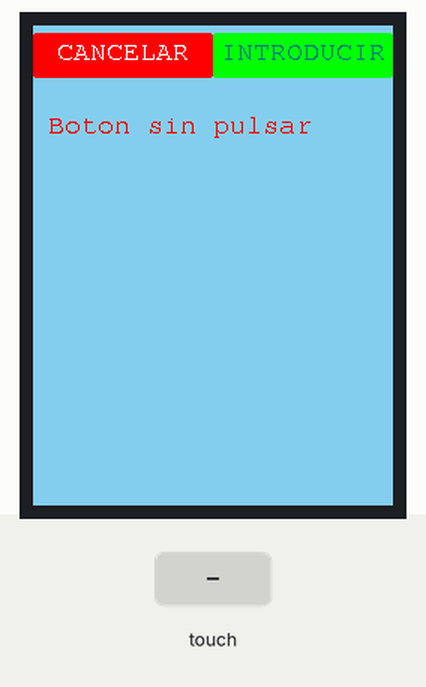
Recording of a program running on a simulated ESP8266 (NodeMCU). Shown: 240×320 colour display. The test bench sets the inputs (shaded band).

Above: at 1.4 s.
1.5 s: touch panel pressed at 13 % / 10 % of its raw x / y range
At 3.3 s:
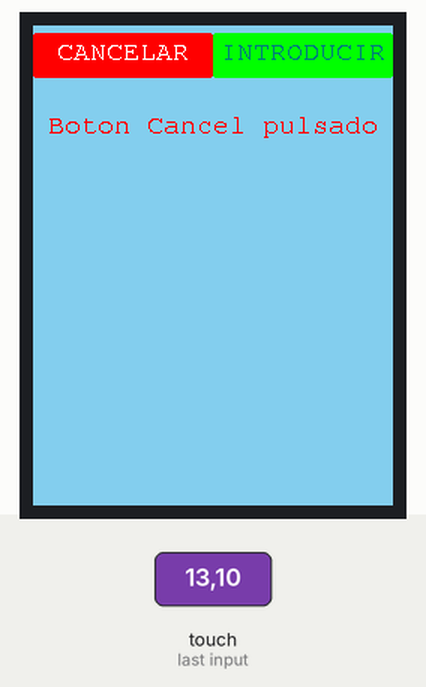
3.7 s: touch panel pressed at 62 % / 10 % of its raw x / y range
At 5.3 s:
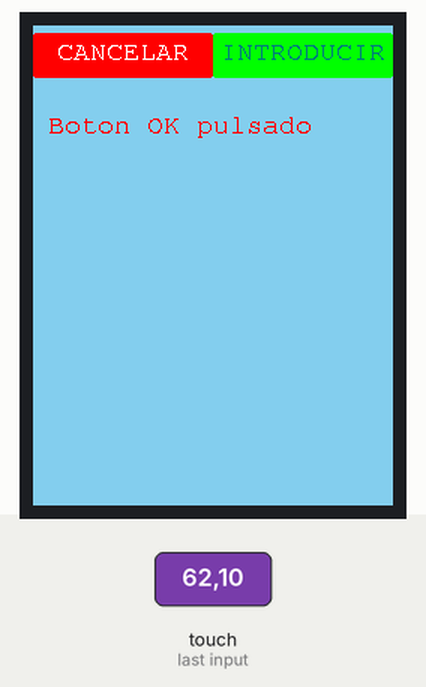
Timing chart, 0 to 6.8 s (numbered marks = the images above; inputs shaded):
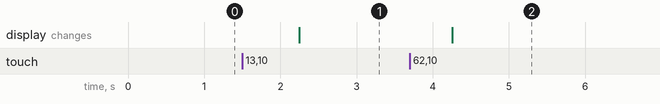

The program:

main.cpp
```cpp
#include "Arduino.h"

#include "Layout.h"

void touch_calibrate();

TFT_eSPI tft = TFT_eSPI();
Tactil tactil =  Tactil(&tft);
TftPrinter gui = TftPrinter(&tft);


Texto label = Texto(&gui, "", Color(TFT_RED));


Boton btnOK = Boton(&gui, Color(TFT_GREEN), Color(TFT_GREEN), Coordenada(120, 5), Coordenada(120, 30), Texto("INTRODUCIR", Color(TFT_DARKCYAN)), &tactil);
Boton btnCancel = Boton(&gui, Color(TFT_RED), Color(TFT_RED), Coordenada(0, 5), Coordenada(120, 30), Texto("CANCELAR", Color(TFT_WHITE)), &tactil);

Layout Imagen = Layout();


void setup(void) {

  //Serial.begin(115200);

  gui.initTFT();

  gui.LimpiarPantalla(Imagen.ColorFondo());

  Imagen.Update(1);
}

void loop() {

  tactil.estaPulsada();
  tactil.Notify();

  if(btnOK.estado == 1)
    {
        //Serial.println("btn.OK=1");
        //label.ColorFondo(BACKGROUND);
        label.Txt("Boton OK pulsado");
        label.ColorFondo(BACKGROUND);
        label.Imprimir(Coordenada(10,60), 1);
    }
    else if(btnCancel.estado == 1)
    {
        //Serial.println("btn.Cancel=1");
        //label.ColorFondo(BACKGROUND);
        label.Txt("Boton Cancel pulsado");
        label.ColorFondo(BACKGROUND);
        label.Imprimir(Coordenada(10,60), 1);
    }
    else if(btnCancel.estado == 0 && btnOK.estado == 0)
    {
        //Serial.println("btn.estado=0");
        label.Txt("Boton sin pulsar");
        label.ColorFondo(BACKGROUND);
        label.Imprimir(Coordenada(10,60), 1);
    }
    else
    {

    }

delay(1000);
}


void touch_calibrate()
{
  uint16_t calData[5];
  //uint8_t calDataOK = 0;

  // Calibrate
  tft.fillScreen(TFT_BLACK);
  tft.setCursor(20, 0);
  tft.setTextFont(2);
  tft.setTextSize(1);
  tft.setTextColor(TFT_WHITE, TFT_BLACK);

  tft.println("Touch corners as indicated");

  tft.setTextFont(1);
  tft.println();

  tft.calibrateTouch(calData, TFT_MAGENTA, TFT_BLACK, 15);

  Serial.println(); Serial.println();
  Serial.println("// Use this calibration code in setup():");
  Serial.print("  uint16_t calData[5] = ");
  Serial.print("{ ");

  for (uint8_t i = 0; i < 5; i++)
  {
    Serial.print(calData[i]);
    if (i < 4) Serial.print(", ");
  }

  Serial.println(" };");
  Serial.print("  tft.setTouch(calData);");
  Serial.println(); Serial.println();

  tft.fillScreen(TFT_BLACK);

  tft.setTextColor(TFT_GREEN, TFT_BLACK);
  tft.println("Calibration complete!");
  tft.println("Calibration code sent to Serial port.");

  delay(4000);
}
```

Boton.h
```cpp
#ifndef Boton_h
#define Boton_h

#include "Arduino.h"

#include "IBoton.h"

#include "Rectangulo.h"
#include "Tactil.h"
#include "TftPrinter.h"


class Boton : public IBoton {

  public:
    Boton(TftPrinter *ptrTft, Color fondo, Color borde, Coordenada posicion, Coordenada tamano, Texto texto, Tactil *subject);
    ~Boton();

    void setColorFondo(uint32_t color);
    void Dibujar();

    void Update(const String &message_from_subject, uint16_t coordX, uint16_t coordY);

    int estado = 0;//prueba de patron observer
    void Subscribirse(Tactil *subject);
    void Desubscribirse(Tactil *subject);

  private:
    TftPrinter *ptrTFT;

    Rectangulo forma;
    Rectangulo initForma();

    Coordenada CentrarTexto();

    uint8_t pulsado(uint16_t coordX, uint16_t coordY);

    String message_from_subject_;

};


#endif
```

Color.h
```cpp
#ifndef Color_h
#define Color_h


#include "Arduino.h"
#include "stdio.h"


class  Color {
public:
	Color(uint32_t color);
	Color();
	~Color();

	void aColor(uint32_t color);
	uint32_t aColor() const;


private:
	uint32_t mColor;
};
#endif
```

Coordenada.h
```cpp
#ifndef Coordenada_h
#define Coordenada_h

#include "Arduino.h"


class Coordenada {
    public:
        Coordenada();
        Coordenada(uint32_t x, uint32_t y);
        ~Coordenada();

        void X(uint32_t x);
        uint32_t X() const;

        void Y(uint32_t y);
        uint32_t Y() const;

    private:
        uint32_t mX;
        uint32_t mY;
};


#endif
```

Free_Fonts.h
```cpp
// Attach this header file to your sketch to use the GFX Free Fonts. You can write
// sketches without it, but it makes referencing them easier.

// This calls up ALL the fonts but they only get loaded if you actually
// use them in your sketch.
//
// No changes are needed to this header file unless new fonts are added to the
// library "Fonts/GFXFF" folder.
//
// To save a lot of typing long names, each font can easily be referenced in the
// sketch in three ways, either with:
//
//    1. Font file name with the & in front such as &FreeSansBoldOblique24pt7b
//       an example being:
//
//       tft.setFreeFont(&FreeSansBoldOblique24pt7b);
//
//    2. FF# where # is a number determined by looking at the list below
//       an example being:
//
//       tft.setFreeFont(FF32);
//
//    3. An abbreviation of the file name. Look at the list below to see
//       the abbreviations used, for example:
//
//       tft.setFreeFont(FSSBO24)
//
//       Where the letters mean:
//       F = Free font
//       M = Mono
//      SS = Sans Serif (double S to distinguish is form serif fonts)
//       S = Serif
//       B = Bold
//       O = Oblique (letter O not zero)
//       I = Italic
//       # =  point size, either 9, 12, 18 or 24
//
//  Setting the font to NULL will select the GLCD font:
//
//      tft.setFreeFont(NULL); // Set font to GLCD

#ifdef LOAD_GFXFF // Only include the fonts if LOAD_GFXFF is defined in User_Setup.h

// Use these when printing or drawing text in GLCD and high rendering speed fonts
#define GFXFF 1
#define GLCD  0
#define FONT2 2
#define FONT4 4
#define FONT6 6
#define FONT7 7
#define FONT8 8

// Use the following when calling setFont()
//
// Reserved for GLCD font  // FF0
//

#define TT1 &TomThumb

#define FM9 &FreeMono9pt7b
#define FM12 &FreeMono12pt7b
#define FM18 &FreeMono18pt7b
#define FM24 &FreeMono24pt7b

#define FMB9 &FreeMonoBold9pt7b
#define FMB12 &FreeMonoBold12pt7b
#define FMB18 &FreeMonoBold18pt7b
#define FMB24 &FreeMonoBold24pt7b

#define FMO9 &FreeMonoOblique9pt7b
#define FMO12 &FreeMonoOblique12pt7b
#define FMO18 &FreeMonoOblique18pt7b
#define FMO24 &FreeMonoOblique24pt7b

#define FMBO9 &FreeMonoBoldOblique9pt7b
#define FMBO12 &FreeMonoBoldOblique12pt7b
#define FMBO18 &FreeMonoBoldOblique18pt7b
#define FMBO24 &FreeMonoBoldOblique24pt7b

#define FSS9 &FreeSans9pt7b
#define FSS12 &FreeSans12pt7b
#define FSS18 &FreeSans18pt7b
#define FSS24 &FreeSans24pt7b

#define FSSB9 &FreeSansBold9pt7b
#define FSSB12 &FreeSansBold12pt7b
#define FSSB18 &FreeSansBold18pt7b
#define FSSB24 &FreeSansBold24pt7b

#define FSSO9 &FreeSansOblique9pt7b
#define FSSO12 &FreeSansOblique12pt7b
#define FSSO18 &FreeSansOblique18pt7b
#define FSSO24 &FreeSansOblique24pt7b

#define FSSBO9 &FreeSansBoldOblique9pt7b
#define FSSBO12 &FreeSansBoldOblique12pt7b
#define FSSBO18 &FreeSansBoldOblique18pt7b
#define FSSBO24 &FreeSansBoldOblique24pt7b

#define FS9 &FreeSerif9pt7b
#define FS12 &FreeSerif12pt7b
#define FS18 &FreeSerif18pt7b
#define FS24 &FreeSerif24pt7b

#define FSI9 &FreeSerifItalic9pt7b
#define FSI12 &FreeSerifItalic12pt7b
#define FSI19 &FreeSerifItalic18pt7b
#define FSI24 &FreeSerifItalic24pt7b

#define FSB9 &FreeSerifBold9pt7b
#define FSB12 &FreeSerifBold12pt7b
#define FSB18 &FreeSerifBold18pt7b
#define FSB24 &FreeSerifBold24pt7b

#define FSBI9 &FreeSerifBoldItalic9pt7b
#define FSBI12 &FreeSerifBoldItalic12pt7b
#define FSBI18 &FreeSerifBoldItalic18pt7b
#define FSBI24 &FreeSerifBoldItalic24pt7b

#define FF0 NULL //ff0 reserved for GLCD
#define FF1 &FreeMono9pt7b
#define FF2 &FreeMono12pt7b
#define FF3 &FreeMono18pt7b
#define FF4 &FreeMono24pt7b

#define FF5 &FreeMonoBold9pt7b
#define FF6 &FreeMonoBold12pt7b
#define FF7 &FreeMonoBold18pt7b
#define FF8 &FreeMonoBold24pt7b

#define FF9 &FreeMonoOblique9pt7b
#define FF10 &FreeMonoOblique12pt7b
#define FF11 &FreeMonoOblique18pt7b
#define FF12 &FreeMonoOblique24pt7b

#define FF13 &FreeMonoBoldOblique9pt7b
#define FF14 &FreeMonoBoldOblique12pt7b
#define FF15 &FreeMonoBoldOblique18pt7b
#define FF16 &FreeMonoBoldOblique24pt7b

#define FF17 &FreeSans9pt7b
#define FF18 &FreeSans12pt7b
#define FF19 &FreeSans18pt7b
#define FF20 &FreeSans24pt7b

#define FF21 &FreeSansBold9pt7b
#define FF22 &FreeSansBold12pt7b
#define FF23 &FreeSansBold18pt7b
#define FF24 &FreeSansBold24pt7b

#define FF25 &FreeSansOblique9pt7b
#define FF26 &FreeSansOblique12pt7b
#define FF27 &FreeSansOblique18pt7b
#define FF28 &FreeSansOblique24pt7b

#define FF29 &FreeSansBoldOblique9pt7b
#define FF30 &FreeSansBoldOblique12pt7b
#define FF31 &FreeSansBoldOblique18pt7b
#define FF32 &FreeSansBoldOblique24pt7b

#define FF33 &FreeSerif9pt7b
#define FF34 &FreeSerif12pt7b
#define FF35 &FreeSerif18pt7b
#define FF36 &FreeSerif24pt7b

#define FF37 &FreeSerifItalic9pt7b
#define FF38 &FreeSerifItalic12pt7b
#define FF39 &FreeSerifItalic18pt7b
#define FF40 &FreeSerifItalic24pt7b

#define FF41 &FreeSerifBold9pt7b
#define FF42 &FreeSerifBold12pt7b
#define FF43 &FreeSerifBold18pt7b
#define FF44 &FreeSerifBold24pt7b

#define FF45 &FreeSerifBoldItalic9pt7b
#define FF46 &FreeSerifBoldItalic12pt7b
#define FF47 &FreeSerifBoldItalic18pt7b
#define FF48 &FreeSerifBoldItalic24pt7b

// >>>>>>>>>>>>>>>>>>>>>>>>>>>>>>>>>>>>>>>>>>>>>>>>>>>>>>>>>>>>>>>>>>>>>>>>>>>>>>>>>
// Now we define "s"tring versions for easy printing of the font name so:
//   tft.println(sFF5);
// will print
//   Mono bold 9
// >>>>>>>>>>>>>>>>>>>>>>>>>>>>>>>>>>>>>>>>>>>>>>>>>>>>>>>>>>>>>>>>>>>>>>>>>>>>>>>>>

#define sFF0 "GLCD"
#define sTT1 "Tom Thumb"
#define sFF1 "Mono 9"
#define sFF2 "Mono 12"
#define sFF3 "Mono 18"
#define sFF4 "Mono 24"

#define sFF5 "Mono bold 9"
#define sFF6 "Mono bold 12"
#define sFF7 "Mono bold 18"
#define sFF8 "Mono bold 24"

#define sFF9 "Mono oblique 9"
#define sFF10 "Mono oblique 12"
#define sFF11 "Mono oblique 18"
#define sFF12 "Mono oblique 24"

#define sFF13 "Mono bold oblique 9"
#define sFF14 "Mono bold oblique 12"
#define sFF15 "Mono bold oblique 18"
#define sFF16 "Mono bold obl. 24" // Full text line is too big for 480 pixel wide screen

#define sFF17 "Sans 9"
#define sFF18 "Sans 12"
#define sFF19 "Sans 18"
#define sFF20 "Sans 24"

#define sFF21 "Sans bold 9"
#define sFF22 "Sans bold 12"
#define sFF23 "Sans bold 18"
#define sFF24 "Sans bold 24"

#define sFF25 "Sans oblique 9"
#define sFF26 "Sans oblique 12"
#define sFF27 "Sans oblique 18"
#define sFF28 "Sans oblique 24"

#define sFF29 "Sans bold oblique 9"
#define sFF30 "Sans bold oblique 12"
#define sFF31 "Sans bold oblique 18"
#define sFF32 "Sans bold oblique 24"

#define sFF33 "Serif 9"
#define sFF34 "Serif 12"
#define sFF35 "Serif 18"
#define sFF36 "Serif 24"

#define sFF37 "Serif italic 9"
#define sFF38 "Serif italic 12"
#define sFF39 "Serif italic 18"
#define sFF40 "Serif italic 24"

#define sFF41 "Serif bold 9"
#define sFF42 "Serif bold 12"
#define sFF43 "Serif bold 18"
#define sFF44 "Serif bold 24"

#define sFF45 "Serif bold italic 9"
#define sFF46 "Serif bold italic 12"
#define sFF47 "Serif bold italic 18"
#define sFF48 "Serif bold italic 24"

#else // LOAD_GFXFF not defined so setup defaults to prevent error messages

// >>>>>>>>>>>>>>>>>>>>>>>>>>>>>>>>>>>>>>>>>>>>>>>>>>>>>>>>>>>>>>>>>>>>>>>>>>>>>>>>>
// Free fonts are not loaded in User_Setup.h so we must define all as font 1
// to prevent compile error messages
// >>>>>>>>>>>>>>>>>>>>>>>>>>>>>>>>>>>>>>>>>>>>>>>>>>>>>>>>>>>>>>>>>>>>>>>>>>>>>>>>>

#define GFXFF 1
#define GLCD  1
#define FONT2 2
#define FONT4 4
#define FONT6 6
#define FONT7 7
#define FONT8 8

#define TT1 1

#define FF0 1
#define FF1 1
#define FF2 1
#define FF3 1
#define FF4 1
#define FF5 1
#define FF6 1
#define FF7 1
#define FF8 1
#define FF9 1
#define FF10 1
#define FF11 1
#define FF12 1
#define FF13 1
#define FF14 1
#define FF15 1
#define FF16 1
#define FF17 1
#define FF18 1
#define FF19 1
#define FF20 1
#define FF21 1
#define FF22 1
#define FF23 1
#define FF24 1
#define FF25 1
#define FF26 1
#define FF27 1
#define FF28 1
#define FF29 1
#define FF30 1
#define FF31 1
#define FF32 1
#define FF33 1
#define FF34 1
#define FF35 1
#define FF36 1
#define FF37 1
#define FF38 1
#define FF39 1
#define FF40 1
#define FF41 1
#define FF42 1
#define FF43 1
#define FF44 1
#define FF45 1
#define FF46 1
#define FF47 1
#define FF48 1

#define FM9  1
#define FM12 1
#define FM18 1
#define FM24 1

#define FMB9  1
#define FMB12 1
#define FMB18 1
#define FMB24 1

#define FMO9  1
#define FMO12 1
#define FMO18 1
#define FMO24 1

#define FMBO9  1
#define FMBO12 1
#define FMBO18 1
#define FMBO24 1

#define FSS9  1
#define FSS12 1
#define FSS18 1
#define FSS24 1

#define FSSB9  1
#define FSSB12 1
#define FSSB18 1
#define FSSB24 1

#define FSSO9  1
#define FSSO12 1
#define FSSO18 1
#define FSSO24 1

#define FSSBO9  1
#define FSSBO12 1
#define FSSBO18 1
#define FSSBO24 1

#define FS9  1
#define FS12 1
#define FS18 1
#define FS24 1

#define FSI9  1
#define FSI12 1
#define FSI19 1
#define FSI24 1

#define FSB9  1
#define FSB12 1
#define FSB18 1
#define FSB24 1

#define FSBI9  1
#define FSBI12 1
#define FSBI18 1
#define FSBI24 1

#endif // LOAD_GFXFF
```

IBoton.h
```cpp
#ifndef interfazBoton_h
#define interfazBoton_h

#include "Arduino.h"
#include "IObserver.h"

#include "Color.h"
#include "Texto.h"
#include "Coordenada.h"

class IBoton : public IObserver{
    public:
        virtual void Dibujar() = 0;

    protected:
    Color fondo, borde;
    Texto texto;
    Coordenada posicion, tamano;
};


#endif
```

IObserver.h
```cpp
#ifndef IObserver_h
#define IObserver_h

#include "Arduino.h"

//PATRON OBSERVER. INTERFAZ SUJETO OBSERVADOR(BOTONES)

class IObserver {
    public:
        virtual ~IObserver(){};
        virtual void Update(const String &message_from_subject, uint16_t coordX, uint16_t coordY) = 0;
};


#endif
```

ISubject.h
```cpp
#ifndef ISubject_h
#define ISubject_h

#include "Arduino.h"
#include "IObserver.h"


//PATRON OBSERVER. INTERFAZ SUJETO OBSERVADO(TACTIL)

class ISubject {
    public:
        virtual ~ISubject(){};
        virtual void Attach(IObserver *observer) = 0;

        virtual void Detach(IObserver *observer) = 0;

        virtual void Notify() = 0;
};


#endif
```

Layout.h
```cpp
#ifndef Layout_h
#define Layout_h


#include "Arduino.h"
#include "Boton.h"


const uint32_t BACKGROUND = TFT_SKYBLUE;

extern TFT_eSPI tft;


//extern Tactil *tactil;
extern Tactil tactil;

extern Texto label;
extern Boton btnOK;
extern Boton btnCancel;


class  Layout {
public:
	Layout();
	~Layout();

	void Update(uint8_t orden);
	uint8_t getActualizar();

	void ColorFondo(uint32_t colorFondo);
	uint32_t ColorFondo() const;


private:
	//std::vector<Boton *> botones;

	uint8_t actualizar;
	Color mColorFondo;
};
#endif
```

Rectangulo.h
```cpp
#ifndef Rectangulo_h
#define Rectangulo_h

#include "Arduino.h"
#include "stdio.h"

#include "TftPrinter.h"

#include "Color.h"
#include "Coordenada.h"


class Rectangulo {
    public:
        Rectangulo();
        ~Rectangulo();

        void Dibujar(TftPrinter *tft);

        void Posicion(uint32_t x, uint32_t y);
        Coordenada Posicion() const;

        void Tamano(uint32_t x, uint32_t y);
        Coordenada Tamano() const;

        void ColorFondo(uint32_t color);

        void ColorBorde(uint32_t color);

        void Radio(uint32_t radio);

    private:
        uint32_t mRadio;
        Coordenada mPosicion;
        Coordenada mTamano;
        Color mBorde;
        Color mFondo;
};


#endif
```

Tactil.h
```cpp
#ifndef Tactil_h
#define Tactil_h


#include "Arduino.h"
#include "stdio.h"

#include "TFT_eSPI.h"
#include "ISubject.h"


class  Tactil : public ISubject {
public:

	Tactil(TFT_eSPI *tft);
	~Tactil();

	uint8_t estaPulsada();

	void Attach(IObserver *observer);
	void Detach(IObserver *observer);
	void Notify();


private:
	void HowManyObserver();

	std::vector<IObserver *> list_observer_;
  	char *message_;
	uint16_t coordX = 0;
	uint16_t coordY = 0;

	TFT_eSPI *tft;


};
#endif
```

Texto.h
```cpp
#ifndef Texto_h
#define Texto_h

#include "Arduino.h"

#include "TftPrinter.h"

#include "Color.h"
#include "Coordenada.h"
#include "Free_Fonts.h"

class Texto {

    public:
        Texto(TftPrinter* ptrTFT, char* txt, Color letra, uint8_t tamano = 1);
        Texto(char* txt, Color letra, uint8_t tamano = 1);
        Texto();
        ~Texto();

        void Imprimir(Coordenada posicion, uint8_t modo = 0);

        void Txt(char* txt);
        char* Txt() const;

        void ColorLetra(uint32_t color);
        Color ColorLetra() const;

        void ColorFondo(uint32_t color);
        // Color getFondo();

        void Tamano(uint8_t tamano);
        Coordenada Tamano() const;

    private:
        TftPrinter *ptrTFT;
        char* mTxt;
        Color mLetra, mFondo;
        uint8_t mTamano;
        int16_t ultimaCadenaX = 0;
        int16_t ultimaCadenaY = 0;
};

#endif
```

TftPrinter.h
```cpp
#ifndef TftPrinter_h
#define TftPrinter_h

#include "TFT_eSPI.h"

class TftPrinter
{
private:
    /* data */
    void fillRoundRect(int32_t x, int32_t y, int32_t w, int32_t h, int32_t radio, int32_t color);
    void drawRoundRect(int32_t x, int32_t y, int32_t w, int32_t h, int32_t radio, int32_t color);
    void setFreeFont(const GFXfont *f);
    int16_t fontHeight(int16_t fuente);
    void setTextColor(uint16_t color);
    void drawString(const char *texto, int32_t x, int32_t y, uint8_t fuente);
    int16_t textWidth(const char *texto);
    void fillScreen(uint32_t color);

public:
    TftPrinter(TFT_eSPI *tft);
    ~TftPrinter();

    TFT_eSPI *ptrTFT;

    void initTFT();

    void Rectangulo(int32_t x, int32_t y, int32_t w, int32_t h, int32_t colorBorde, int32_t radio = 2, int32_t colorFondo = 0);
    void initLetra(const GFXfont *tipoLetra);
    int16_t AlturaLetra(int16_t fuente);
    int16_t AnchuraTexto(const char *texto);
    void colorLetra(uint16_t color);
    void Escribir(const char *texto, int32_t x, int32_t y, uint8_t fuente);
    void LimpiarPantalla(uint32_t color);


};


#endif
```

Color.cpp
```cpp
#include "Arduino.h"
#include "stdio.h"


#include "Color.h"


//*******************  PUBLIC ****************************************/
Color::~Color()
{

}

Color::Color(uint32_t color) {
    this->mColor = color;
}
Color::Color() {
}

//SETTERS

void Color::aColor(uint32_t color)
{
    this->mColor = color;
}

//GETTERS

uint32_t Color::aColor() const
{
    uint32_t color;
    color = this->mColor;
    return color;
}

//METHODS
```

Source omitted: Boton.cpp (2773 bytes), Coordenada.cpp (457 bytes), Rectangulo.cpp (1032 bytes), Layout.cpp (1467 bytes), Tactil.cpp (1270 bytes), TftPrinter.cpp (2654 bytes), Texto.cpp (2367 bytes)

Measured:
- after the input at 1.5 s, the display: changes after 0.75 s (image 1)
- after the input at 3.7 s, the display: changes after 0.56 s (image 2)
